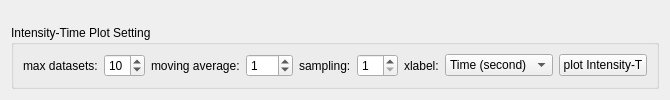
       <widget class="QWidget" name="tab_4">
        <attribute name="title">
         <string>Intensity-Time</string>
        </attribute>
        <layout class="QGridLayout" name="gridLayout_27">
         <item row="0" column="0" colspan="3">
          <widget class="PlotWidgetDev" name="pg_intt" native="true">
           <property name="sizePolicy">
            <sizepolicy hsizetype="Preferred" vsizetype="Expanding">
             <horstretch>0</horstretch>
             <verstretch>0</verstretch>
            </sizepolicy>
           </property>
          </widget>
         </item>
         <item row="1" column="0" colspan="3">
          <widget class="QGroupBox" name="groupBox_7">
           <property name="minimumSize">
            <size>
             <width>0</width>
             <height>0</height>
            </size>
           </property>
           <property name="title">
            <string>Intensity-Time Plot Setting</string>
           </property>
           <layout class="QGridLayout" name="gridLayout_18">
            <item row="0" column="0">
             <widget class="QLabel" name="label_9">
              <property name="text">
               <string>max datasets:</string>
              </property>
             </widget>
            </item>
            <item row="0" column="1">
             <widget class="QSpinBox" name="sb_intt_max">
              <property name="value">
               <number>10</number>
              </property>
             </widget>
            </item>
            <item row="0" column="2">
             <widget class="QLabel" name="label_31">
              <property name="text">
               <string>moving average:</string>
              </property>
             </widget>
            </item>
            <item row="0" column="3">
             <widget class="QSpinBox" name="sb_window">
              <property name="maximum">
               <number>999</number>
              </property>
              <property name="value">
               <number>1</number>
              </property>
             </widget>
            </item>
            <item row="0" column="4">
             <widget class="QLabel" name="label_11">
              <property name="text">
               <string>sampling:</string>
              </property>
             </widget>
            </item>
            <item row="0" column="5">
             <widget class="QSpinBox" name="sb_intt_sampling">
              <property name="minimum">
               <number>1</number>
              </property>
              <property name="value">
               <number>1</number>
              </property>
             </widget>
            </item>
            <item row="0" column="6">
             <widget class="QLabel" name="label_34">
              <property name="text">
               <string>xlabel:</string>
              </property>
             </widget>
            </item>
            <item row="0" column="7">
             <widget class="QComboBox" name="intt_xlabel">
              <item>
               <property name="text">
                <string>Time (second)</string>
               </property>
              </item>
              <item>
               <property name="text">
                <string>Frame Index</string>
               </property>
              </item>
             </widget>
            </item>
            <item row="0" column="8">
             <widget class="QPushButton" name="pushButton_plot_intt">
              <property name="text">
               <string>plot Intensity-T</string>
              </property>
             </widget>
            </item>
           </layout>
          </widget>
         </item>
        </layout>
       </widget>
